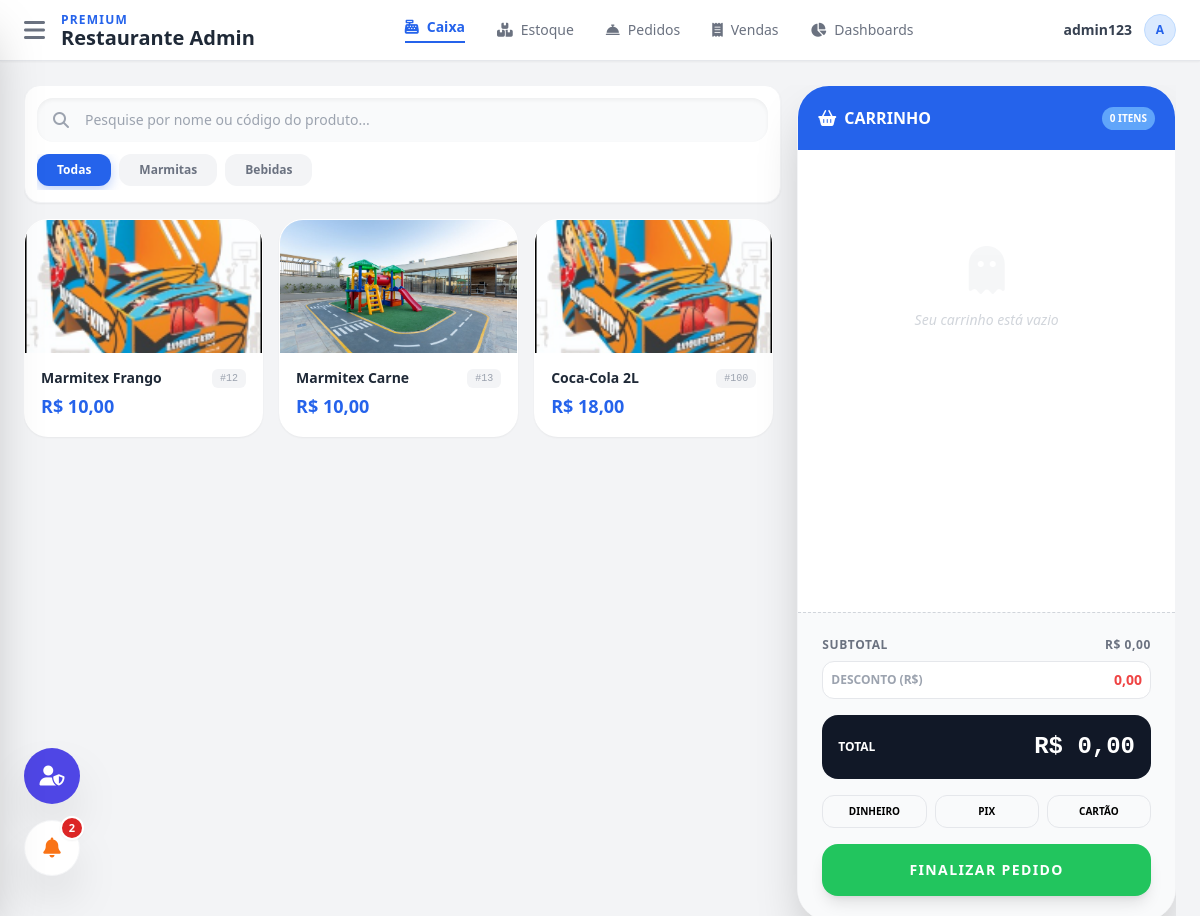
The app's page /caixa/ (signed in), older data.
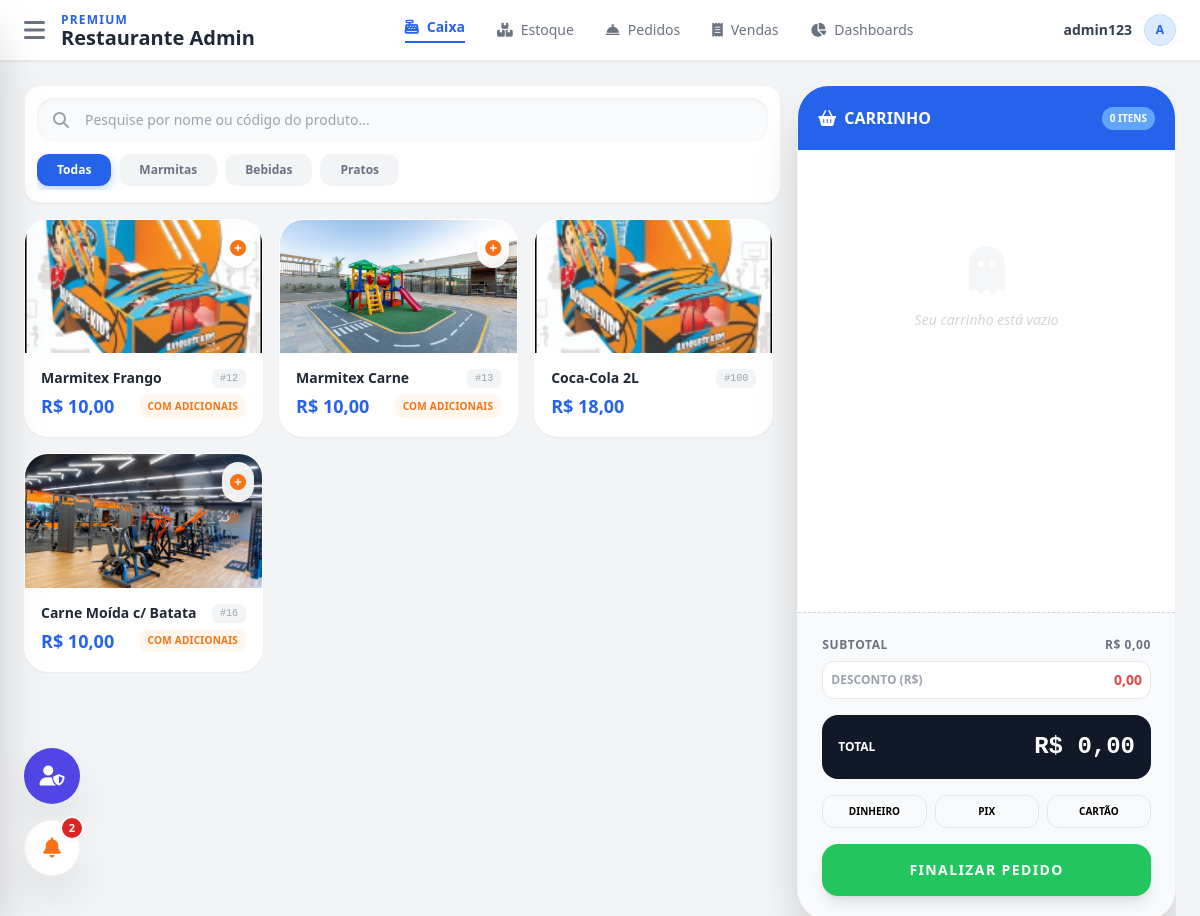
The same page, newer data.
### core/models.py (models this page shows, shortened)
class Prime(models.Model):
    ativo = models.BooleanField(default=True)
    criacao = models.DateTimeField(auto_now_add=True, null=True)
    atualizado = models.DateTimeField(auto_now=True, null=True)
    class Meta:
        abstract = True

class CategoriaProdutos(Prime):
    imagem_categoria = models.ImageField(upload_to='imagens_categorias/')
    nome_categoria = models.CharField(max_length=150)
    class Meta:
        verbose_name = "Categoria de Produto"
        verbose_name_plural = "Categorias de Produto"

class Produtos(Prime):
    nome_produto = models.CharField(max_length=180, null=False)
    image_produto = models.ImageField(upload_to='produtos/')
    codigo = models.IntegerField(default=0)
    preco = models.DecimalField(decimal_places=2, max_digits=9)
    categoria = models.ForeignKey(
        CategoriaProdutos,
        on_delete=models.CASCADE,
        related_name="produtos"
    )
    class Meta:
        verbose_name = "Produto"
        verbose_name_plural = "Produtos"

### core/views.py (the view, shortened to what this page needs)
# urls.py: path('caixa/', CaixaView.as_view(), name='caixa'),
class CaixaView(LoginRequiredMixin, View):
    login_url = "login"
    def get(self, request):
        produtos = Produtos.objects.select_related("categoria").prefetch_related("adicionais_disponiveis").all()
        categorias = CategoriaProdutos.objects.all()
        return render(request, 'caixa.html', {
            'produtos': produtos,
            'categorias': categorias,
        })

### core/context_processors.py (called while the page is built)
def global_context(request):
    count = Pedidos.objects.filter(total__gt=0).count() # Ajuste seu filtro aqui
    return {
        'pedidos_pendentes_count': count
    }

### core/templates/caixa.html (shortened to what this page needs)
{% extends 'base.html' %}
{% block content %}
<div class="flex flex-col lg:flex-row h-[calc(100vh-80px)] gap-4 overflow-hidden">
    <div class="lg:w-2/3 xl:w-3/4 flex flex-col h-full">
        <div class="bg-white p-3 rounded-2xl shadow-sm mb-4 border border-gray-100">
            <div class="relative mb-3">
                <i class="fas fa-search absolute left-4 top-3.5 text-gray-400"></i>
                <input id="searchUnificado" type="text" placeholder="Pesquise por nome ou código do produto..."
                    class="pl-12 w-full bg-gray-50 border-none rounded-2xl py-3 text-sm focus:ring-2 focus:ring-blue-500 shadow-inner"
                    onkeyup="filtrar()">
            </div>
            <div class="flex gap-2 overflow-x-auto pb-1 no-scrollbar">
                <button onclick="filtrarCategoria('all', this)" class="categoria-btn active px-5 py-2 rounded-xl text-xs font-bold whitespace-nowrap transition-all">
                    Todas
                </button>
                {% for categoria in categorias %}
                <button onclick="filtrarCategoria('{{ categoria.id }}', this)"
                    class="categoria-btn bg-gray-100 text-gray-500 px-5 py-2 rounded-xl text-xs font-bold whitespace-nowrap hover:bg-gray-200 transition-all">
                    {{ categoria.nome_categoria }}
                </button>
                {% endfor %}
            </div>
        </div>
        <div class="flex-1 overflow-y-auto pr-2 custom-scrollbar">
            <div id="produtosGrid" class="grid grid-cols-2 md:grid-cols-3 xl:grid-cols-4 gap-4">
                {% for produto in produtos %}
            <div class="produto-card bg-white rounded-3xl shadow-sm border border-transparent hover:border-blue-50 transition-all group overflow-hidden"
                data-name="{{ produto.nome_produto|lower }}"
                data-code="{{ produto.codigo }}"
                data-categoria="{{ produto.categoria.id }}">
                <div class="aspect-video bg-gray-50 flex items-center justify-center relative">
                    {% if produto.image_produto and produto.image_produto.name %}
                        <img src="{{ produto.image_produto.url }}" class="object-cover w-full h-full">
                    {% else %}
                        <i class="fas fa-box text-gray-200 text-3xl"></i>
                    {% endif %}
                    {% if produto.adicionais_disponiveis.exists %}
                        <button
                            onclick="event.stopPropagation(); abrirModalAdicionais(
                                '{{ produto.id }}',
                                '{{ produto.nome_produto|escapejs }}',
                                '{{ produto.preco|stringformat:'.2f' }}'
                            )"
                            class="absolute top-2 right-2 bg-white/90 backdrop-blur p-2 rounded-full shadow-md text-orange-500 hover:scale-110 transition-transform z-10">
                            <i class="fas fa-plus-circle"></i>
                        </button>
                    {% endif %}
                </div>
                <div class="p-4 cursor-pointer"
                    {% if produto.adicionais_disponiveis.exists %}
                        onclick="abrirModalAdicionais(
                            '{{ produto.id }}',
                            '{{ produto.nome_produto|escapejs }}',
                            '{{ produto.preco|stringformat:'.2f' }}'
                        )"
                    {% else %}
                        onclick="addProduto(
                            '{{ produto.id }}',
                            '{{ produto.nome_produto|escapejs }}',
                            '{{ produto.preco|stringformat:'.2f' }}'
                        )"
                    {% endif %}>
                    <div class="flex justify-between items-start mb-1">
                        <h3 class="text-sm font-bold text-gray-800 leading-tight">{{ produto.nome_produto }}</h3>
                        <span class="text-[10px] bg-gray-100 px-2 py-0.5 rounded-md text-gray-400 font-mono">#{{ produto.codigo }}</span>
                    </div>
                    <div class="flex items-center justify-between gap-2">
                        <span class="text-blue-600 font-black text-lg">R$ {{ produto.preco }}</span>
                        {% if produto.adicionais_disponiveis.exists %}
                            <span class="text-[10px] font-bold uppercase tracking-wide text-orange-500 bg-orange-50 px-2 py-1 rounded-lg">
                                com adicionais
                            </span>
                        {% endif %}
                    </div>
                </div>
            </div>
            {% endfor %}
            </div>
        </div>
    </div>
    <div class="lg:w-1/3 xl:w-1/4 flex flex-col h-full bg-white rounded-[2rem] shadow-2xl border border-gray-100 overflow-hidden">
        <div class="p-5 bg-blue-600 text-white flex justify-between items-center">
            <h2 class="font-bold flex items-center gap-2">
                <i class="fas fa-shopping-basket"></i> CARRINHO
            </h2>
            <span id="cartCount" class="bg-blue-400 text-[10px] px-2 py-1 rounded-full font-bold">0 ITENS</span>
        </div>
        <div id="carrinhoItens" class="flex-1 overflow-y-auto p-4 space-y-3 custom-scrollbar">
            <div class="text-center py-20 text-gray-300" id="emptyCart">
                <i class="fas fa-ghost text-5xl mb-4 opacity-20"></i>
                <p class="text-sm italic">Seu carrinho está vazio</p>
            </div>
        </div>
        <div class="p-6 bg-gray-50 border-t border-dashed border-gray-300 space-y-4">
            <div class="space-y-2">
                <div class="flex justify-between text-xs text-gray-500 font-bold uppercase tracking-wider">
                    <span>Subtotal</span>
                    <span id="subtotalValue">R$ 0,00</span>
                </div>
                <div class="flex justify-between items-center bg-white p-2 rounded-xl border border-gray-200">
                    <span class="text-xs text-gray-400 font-bold uppercase">Desconto (R$)</span>
                    <input type="text" id="inputDesconto" value="0,00"
                        class="w-24 text-right border-none p-0 text-sm font-black text-red-500 focus:ring-0"
                        oninput="mascaraMoeda(this)">
                </div>
            </div>
            <div class="flex justify-between items-center bg-gray-900 p-4 rounded-2xl text-white">
                <span class="text-xs font-bold">TOTAL</span>
                <span id="totalFinal" class="text-2xl font-black font-mono">R$ 0,00</span>
            </div>
            <div class="grid grid-cols-3 gap-2">
                <button onclick="setMetodo('dinheiro', this)" class="metodo-btn border rounded-xl py-2 text-[10px] font-black uppercase transition-all">Dinheiro</button>
                <button onclick="setMetodo('pix', this)" class="metodo-btn border rounded-xl py-2 text-[10px] font-black uppercase transition-all">PIX</button>
                <button onclick="setMetodo('cartao', this)" class="metodo-btn border rounded-xl py-2 text-[10px] font-black uppercase transition-all">Cartão</button>
            </div>
            <button onclick="finalizarVenda()"
                class="w-full bg-green-500 hover:bg-green-600 text-white font-black py-4 rounded-2xl shadow-lg active:scale-95 transition-all text-sm uppercase tracking-widest">
                Finalizar Pedido
            </button>
        </div>
    </div>
</div>
{% endblock %}

### core/templates/base.html (shortened to what this page needs)
<!DOCTYPE html>
<html lang="pt-br">
<head>
    <script src="https://cdn.tailwindcss.com"></script>
    <link rel="stylesheet" href="https://cdnjs.cloudflare.com/ajax/libs/font-awesome/6.4.0/css/all.min.css">
</head>
<body class="bg-gray-100 font-sans" hx-boost="true">
<div class="fixed left-6 bottom-10 flex flex-col gap-4 z-50">
    {% if user.is_staff %}
    <div class="relative group">
        <a href="/admin"
           target="_blank"
           class="flex items-center justify-center w-14 h-14 bg-indigo-600 text-white rounded-full shadow-2xl hover:bg-indigo-700 hover:scale-110 transition-all duration-300">
            <i class="fas fa-user-shield text-xl"></i>
        </a>
    </div>
    {% endif %}
    <div class="relative group">
        <a href="{% url 'pedidos' %}"
           class="flex items-center justify-center w-14 h-14 bg-white text-orange-500 rounded-full shadow-2xl hover:bg-orange-50 hover:scale-110 transition-all duration-300 border border-gray-100 {% if pedidos_pendentes_count > 0 %}pulse-notify{% endif %}">
            <i class="fas fa-bell text-xl"></i>
        </a>
        {% if pedidos_pendentes_count > 0 %}
        <span class="absolute -top-1 -right-1 flex h-6 w-6 items-center justify-center rounded-full bg-red-600 text-white text-[11px] font-black border-2 border-white shadow-sm">
            {{ pedidos_pendentes_count }}
        </span>
        {% endif %}
    </div>
</div>
<header class="bg-white shadow-sm border-b sticky top-0 z-40">
    <div class="flex items-center justify-between px-6 py-3">
        <div class="flex items-center gap-4">
            <button onclick="toggleMenu()" class="text-gray-500 hover:text-gray-800 text-2xl transition-colors">
                <i class="fas fa-bars"></i>
            </button>
            <div class="flex flex-col">
                <span class="text-xs font-bold text-blue-600 uppercase tracking-widest">Premium</span>
                <h1 class="text-xl font-black text-gray-800 leading-none">Restaurante Admin</h1>
            </div>
        </div>
       <div class="hidden md:flex items-center gap-8 text-sm font-medium text-gray-500">
        {% with url_name=request.resolver_match.url_name %}
            <a href="{% url 'caixa' %}"
               class="flex items-center gap-2 transition-all {% if url_name == 'caixa' %}text-blue-600 font-black border-b-2 border-blue-600 pb-1{% else %}hover:text-blue-600{% endif %}">
                <i class="fas fa-cash-register"></i> Caixa
            </a>
            <a href="{% url 'estoque' %}"
               class="flex items-center gap-2 transition-all {% if url_name == 'estoque' %}text-blue-600 font-black border-b-2 border-blue-600 pb-1{% else %}hover:text-blue-600{% endif %}">
                <i class="fas fa-boxes"></i> Estoque
            </a>
            <a href="{% url 'pedidos' %}"
               class="flex items-center gap-2 transition-all {% if url_name == 'pedidos' %}text-blue-600 font-black border-b-2 border-blue-600 pb-1{% else %}hover:text-blue-600{% endif %}">
                <i class="fas fa-concierge-bell"></i> Pedidos
            </a>
            {% if user.is_staff %}
            <a href="{% url 'vendas' %}"
               class="flex items-center gap-2 transition-all {% if url_name == 'vendas' %}text-blue-600 font-black border-b-2 border-blue-600 pb-1{% else %}hover:text-blue-600{% endif %}">
                <i class="fas fa-receipt"></i> Vendas
            </a>
            <a href="{% url 'dashboards' %}"
               class="flex items-center gap-2 transition-all {% if url_name == 'dashboards' %}text-blue-600 font-black border-b-2 border-blue-600 pb-1{% else %}hover:text-blue-600{% endif %}">
                <i class="fas fa-chart-pie"></i> Dashboards
            </a>
            {% endif %}
        {% endwith %}
    </div>
        <div class="flex items-center gap-3">
            <span class="text-sm font-semibold text-gray-700">{{ user.username }}</span>
            <div class="w-8 h-8 bg-blue-100 text-blue-600 rounded-full flex items-center justify-center font-bold text-xs border border-blue-200">
                {{ user.username|slice:":1"|upper }}
            </div>
        </div>
    </div>
</header>
<main id="conteudo" class="p-6 transition-all">
    {% block content %}{% endblock %}
</main>
</body>
</html>

### core/templates/base.html (style rules this page uses)
.pulse-notify { animation: pulse-red 2s infinite; }

### core/templates/caixa.html (style rules this page uses)
.categoria-btn.active { background: #2563eb; color: white; box-shadow: 0 4px 12px rgba(37, 99, 235, 0.3); }

Row changes from the older to the newer data that the page shows:
added CategoriaProdutos: nome_categoria "Pratos"
shown differently, row unchanged: Produtos "Marmitex Frango": now shows "COM ADICIONAIS"
shown differently, row unchanged: Produtos "Marmitex Carne": now shows "COM ADICIONAIS"
added Produtos: image_produto (picture), nome_produto "Carne Moída c/ Batata", codigo "16", preco "10,00", shows "COM ADICIONAIS"
